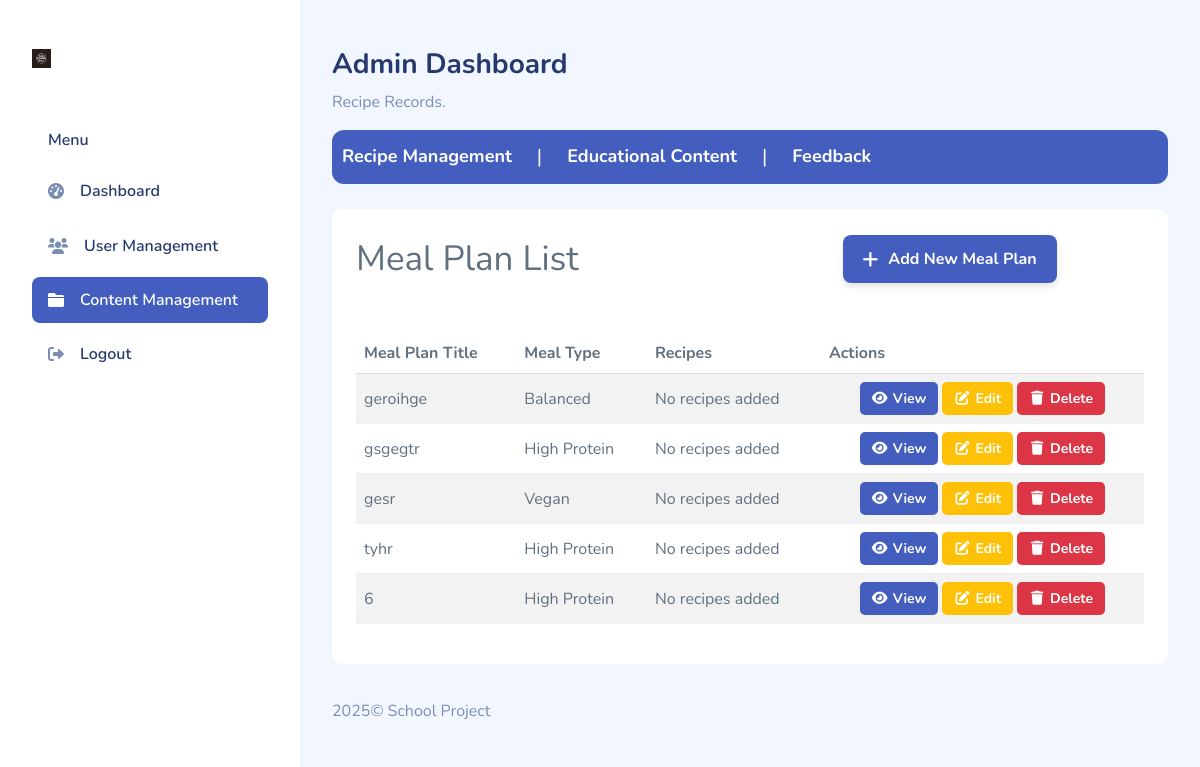
/admin_record_mealplan/, run on the app's committed database.
### Landing/models.py (models this page shows, shortened)
class MealPlan(models.Model):
    MEAL_TYPE_CHOICES = [
        ('Vegetarian', 'Vegetarian'),
        ('Vegan', 'Vegan'),
        ('High Protein', 'High Protein'),
        ('Low Carb', 'Low Carb'),
        ('Balanced', 'Balanced')
    ]
    DAYS_OF_WEEK = [
        ('Monday', 'Monday'),
        ('Tuesday', 'Tuesday'),
        ('Wednesday', 'Wednesday'),
        ('Thursday', 'Thursday'),
        ('Friday', 'Friday'),
        ('Saturday', 'Saturday'),
        ('Sunday', 'Sunday')
    ]
    meal_plan_title = models.CharField(max_length=255)
    description = models.TextField()
    meal_type = models.CharField(max_length=50, choices=MEAL_TYPE_CHOICES)
    days = MultiSelectField(choices=DAYS_OF_WEEK)
    recipes = models.ManyToManyField('Recipe')
    calories_goal = models.IntegerField(null=True, blank=True)
    protein_goal = models.IntegerField(null=True, blank=True)
    carbs_goal = models.IntegerField(null=True, blank=True)
    fat_goal = models.IntegerField(null=True, blank=True)
    meal_plan_image = models.ImageField(upload_to='meal_plan_images/', null=True, blank=True)

### Landing/views.py (the view)
# urls.py: path('admin_record_mealplan/',admin_record_mealplan,name='admin_record_mealplan'),
def admin_record_mealplan(request):
    meal_plans = MealPlan.objects.prefetch_related('recipes').all()
    return render(request, 'admin_record_mealplan.html', {'meal_plans': meal_plans})

### Landing/templates/admin_record_mealplan.html (shortened to what this page needs)
{% load static %}
<!DOCTYPE html>
<html lang="en">
<head>
    <link rel="stylesheet" href="{% static 'assets/css/bootstrap.css' %}">
    <link rel="stylesheet" href="{% static 'assets/css/styles.css' %}">
    <link rel="stylesheet" href="{% static 'assets/css/perfect-scrollbar.css' %}">
    <link rel="stylesheet" href="{% static 'assets/css/bootstrap-icons.css' %}">
    <link rel="stylesheet" href="{% static 'assets/css/app.css' %}">
    <link href="https://cdnjs.cloudflare.com/ajax/libs/font-awesome/6.0.0/css/all.min.css" rel="stylesheet">
</head>
<body>
    <div id="app">
        <div id="sidebar" class="active">
            <div class="sidebar-wrapper active">
                <div class="sidebar-header">
                    <div class="d-flex justify-content-between">
                        <div class="logo">
                            <a href="index.html"><img src="{% static 'assets/images/logo.jpg' %}" class="tly" alt="Logo" srcset=""></a>
                        </div>
                    </div>
                </div>
                <div class="sidebar-menu">
                    <ul class="menu">
                        <li class="sidebar-title">Menu</li>
                        <li class="sidebar-item">
                            <a href="{% url 'admin_home' %}" class="sidebar-link">
                                <i class="fas fa-tachometer-alt"></i>
                                <span>Dashboard</span>
                            </a>
                        </li>
                        <li class="sidebar-item">
                            <a href="{% url 'admin_users_registered' %}" class="sidebar-link">
                                <i class="fas fa-users"></i>
                                <span>User Management</span>
                            </a>
                        </li>
                        <li class="sidebar-item active">
                            <a href="{% url 'admin_record_mealplan' %}" class="sidebar-link">
                                <i class="fas fa-folder"></i>
                                <span>Content Management</span>
                            </a>
                        </li>
                        <li class="sidebar-item">
                            <a href="{% url 'admin_logout' %}" class="sidebar-link">
                                <i class="fas fa-sign-out-alt"></i>
                                <span>Logout</span>
                            </a>
                        </li>
                    </ul>
                </div>
            </div>
        </div>
        <div id="main">
            <div class="page-heading">
                <div class="page-title">
                    <div class="row">
                        <div class="col-12 col-md-6 order-md-1 order-last">
                            <h3>Admin Dashboard</h3>
                            <p class="text-subtitle text-muted">Recipe Records.</p>
                        </div>
                    </div>
                    <div class="text-strip">
                        <div class="text-container">
                            <a href="{% url 'admin_list_recipes' %}"><span>Recipe Management</span></a>
                             <span>|</span>
                          <a href="{% url 'admin_record_educontent' %}"><span>Educational Content</span></a>
                          <span>|</span>
                          <a href="{% url 'admin_contact_list' %}"><span>Feedback</span></a>
                        </div>
                    </div>
                </div>
                <section class="section">
                    <div class="card">
                        <div class="tyt">
                            <div class="card-header len">
                                Meal Plan List
                            </div>
                            <div class="button_c">
                                <a href="{% url 'admin_add_mealplan' %}"><button><i class="fas fa-plus"></i> Add New Meal Plan</button></a>
                            </div>
                        </div>
                        <div class="card-body">
                            <table class="table table-striped">
                                <thead class="thead-dark">
                                    <tr>
                                        <th>Meal Plan Title</th>
                                        <th>Meal Type</th>
                                        <th>Recipes</th>
                                        <th>Actions</th>
                                    </tr>
                                </thead>
                                <tbody>
                                    {% for meal_plan in meal_plans %}
                                    <tr>
                                        <td>{{ meal_plan.meal_plan_title }}</td>
                                        <td>{{ meal_plan.meal_type }}</td>
                                        <td>
                                            {% if meal_plan.recipes.all %}
                                                <ul>
                                                    {% for recipe in meal_plan.recipes.all %}
                                                    <li>{{ recipe.name }}</li>
                                                    {% endfor %}
                                                </ul>
                                            {% else %}
                                                <span>No recipes added</span>
                                            {% endif %}
                                        </td>
                                        <td>
                                            <div class="action-buttons d-flex gap-1">
                                                <a href="{% url 'view_meal_plan' meal_plan.id %}" class="btn btn-primary btn-sm">
                                                    <i class="fas fa-eye"></i> View
                                                </a>
                                                <a href="{% url 'edit_meal_plan' meal_plan.id %}" class="btn btn-warning btn-sm">
                                                    <i class="fas fa-edit"></i> Edit
                                                </a>
                                                <form method="POST" action="{% url 'delete_meal_plan' meal_plan.id %}" style="display: inline;">
                                                    <button type="submit" class="btn btn-danger btn-sm" onclick="return confirm('Are you sure you want to delete this meal plan?')">
                                                        <i class="fas fa-trash"></i> Delete
                                                    </button>
                                                </form>
                                            </div>
                                        </td>
                                    </tr>
                                    {% empty %}
                                    <tr>
                                        <td colspan="4" class="text-center">No meal plans found</td>
                                    </tr>
                                    {% endfor %}
                                </tbody>
                            </table>
                        </div>
                    </div>
                </section>
            </div>
            <footer>
                <div class="footer clearfix mb-0 text-muted">
                    <div class="float-start">
                        <p>2025&copy; School Project</p>
                    </div>
                </div>
            </footer>
        </div>
    </div>
</body>
</html>

### Landing/static/assets/css/app.css (style rules this page uses)
.btn i,.btn svg { width:16px;height:16px }
.btn.btn-danger,.btn.btn-info,.btn.btn-primary,.btn.btn-secondary,.btn.btn-success,.btn.btn-warning { color:#fff }
.card { margin-bottom:2.2rem;border:none }
.card .card-header { border:none }
.card .card-body { padding:1.5rem }
#sidebar.active .sidebar-wrapper { left:0 }
.sidebar-wrapper { width:300px;height:100vh;position:fixed;top:0;z-index:10;overflow-y:auto;background-color:#fff;bottom:0;transition:left .5s ease-out }
.sidebar-wrapper .sidebar-header { padding:2rem 2rem 1rem;font-size:2rem;font-weight:700 }
.sidebar-wrapper .sidebar-header img { height:1.2rem }
.sidebar-wrapper .menu { margin-top:2rem;padding:0 2rem;font-weight:600 }
.sidebar-wrapper .menu .sidebar-title { padding:0 1rem;margin:1.5rem 0 1rem;font-size:1rem;list-style:none;font-weight:600;color:#25396f }
.sidebar-wrapper .menu .sidebar-link { display:block;padding:.7rem 1rem;font-size:1rem;display:flex;align-items:center;border-radius:.5rem;transition:all .5s;text-decoration:none;color:#25396f }
.sidebar-wrapper .menu .sidebar-link i,.sidebar-wrapper .menu .sidebar-link svg { color:#7c8db5 }
.sidebar-wrapper .menu .sidebar-link span { margin-left:1rem }
.sidebar-wrapper .menu .sidebar-item { list-style:none;margin-top:.5rem;position:relative }
.sidebar-wrapper .menu .sidebar-item.active .sidebar-link { background-color:#435ebe }
.sidebar-wrapper .menu .sidebar-item.active .sidebar-link span { color:#fff }
.sidebar-wrapper .menu .sidebar-item.active .sidebar-link i,.sidebar-wrapper .menu .sidebar-item.active .sidebar-link svg { fill:#fff;color:#fff }
.dataTable-table td,.dataTable-table thead th,.table td,.table thead th { vertical-align:middle }
.dataTable-table:not(.table-borderless) thead th,.table:not(.table-borderless) thead th { border-bottom:1px solid #dedede!important }
#main { margin-left:300px;padding:2rem }
.page-heading { margin:0 0 2rem }
.page-heading h3 { font-weight:700 }
a { text-decoration:none }

### Landing/templates/admin_record_mealplan.html (style rules this page uses)
.logo img { height: 100%; position: relative; width: 100%; }
.button_c { width: 50%; }
.text-strip { position: relative; width: 100%; background: #435ebe; overflow: hidden; border-top: 2px solid #435ebe; border-bottom: 2px solid #435ebe; padding: 10px 0; margin-bottom: 25px; border-radius: 12px; }
.text-container { display: flex; justify-content: flex-start; align-items: center; gap: 15px; animation: scroll 15s linear infinite; white-space: nowrap; }
.text-container span { color: #fff; font-size: 18px; font-weight: bold; }
.text-container span:nth-child(odd) { margin: 0 10px; }
.text-container span:nth-child(even) { color: #fff; font-size: 20px; font-weight: normal; }
.button_c { display: flex; justify-content: center; align-items: center; margin: 20px; }
.button_c button { display: flex; align-items: center; gap: 10px; background-color: #435ebe; color: #ffffff; font-size: 16px; font-weight: bold; padding: 12px 20px; border: none; border-radius: 8px; cursor: pointer; transition: all 0.3s ease; box-shadow: 0 4px 6px rgba(0, 0, 0, 0.1); }
.button_c button i { font-size: 18px; }
.action-buttons { display: flex; gap: 10px; justify-content: center; align-items: center; }
.action-buttons .btn { display: flex; align-items: center; gap: 5px; padding: 6px 12px; font-size: 14px; font-weight: bold; color: #ffffff; border: none; border-radius: 5px; cursor: pointer; transition: all 0.3s ease; }
.tyt { display: flex; width: 100%; }
.tyt .len { font-size: 35px; }
.len { width: 50%; }

### data on the page
MealPlan: meal_plan_title "geroihge", meal_type "Balanced", shows "No recipes added"
MealPlan: meal_plan_title "gsgegtr", meal_type "High Protein", shows "No recipes added"
MealPlan: meal_plan_title "gesr", meal_type "Vegan", shows "No recipes added"
MealPlan: meal_plan_title "tyhr", meal_type "High Protein", shows "No recipes added"
MealPlan: meal_plan_title "6", meal_type "High Protein", shows "No recipes added"
